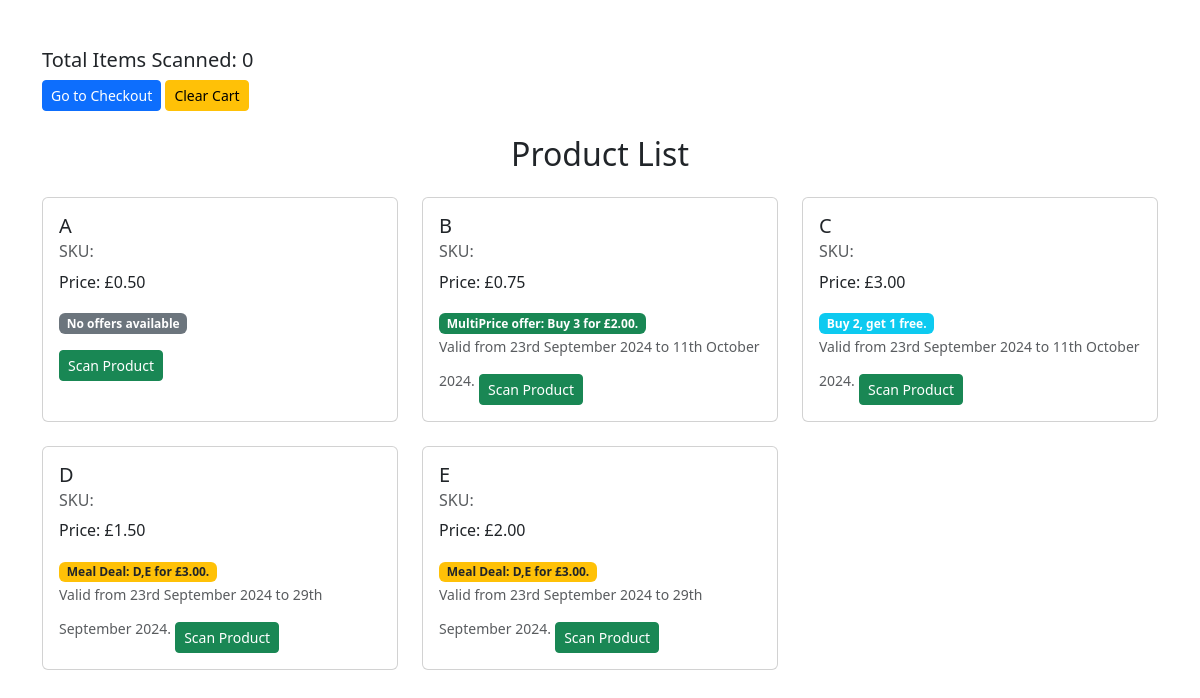
The page / on the database its author committed.
### tables this page shows
CREATE TABLE `promotions` (
  `id` int(11) NOT NULL,
  `product_id` int(11) NOT NULL,
  `promotion_type` varchar(255) DEFAULT NULL,
  `quantity` int(11) DEFAULT NULL,
  `free_quantity` varchar(255) DEFAULT NULL,
  `promo_price` decimal(10,2) DEFAULT NULL,
  `meal_deal_combination` varchar(255) DEFAULT NULL,
  `valid_from` timestamp NULL DEFAULT NULL,
  `valid_until` timestamp NULL DEFAULT NULL
);

CREATE TABLE `products` (
  `id` int(11) NOT NULL,
  `name` varchar(255) DEFAULT NULL,
  `unit_price` decimal(10,2) DEFAULT NULL,
  `sku` varchar(255) DEFAULT NULL
);

### index.php (the view, shortened to what this page needs)
<?php
include 'config.php';
try {
    $sql = "
        SELECT p.id, p.name, p.sku, p.unit_price,
               pm.promotion_type, pm.quantity, pm.free_quantity,
               pm.promo_price, pm.meal_deal_combination,
               pm.valid_from, pm.valid_until
        FROM products p
        LEFT JOIN promotions pm ON p.id = pm.product_id
    ";
    $stmt = $conn->prepare($sql);
    $stmt->execute();
    $productsWithPromotions = $stmt->fetchAll(PDO::FETCH_ASSOC);
} catch (PDOException $e) {
    echo "Error fetching products: " . $e->getMessage();
}
?>
<!DOCTYPE html>
<html lang="en">
<head>
    <link href="https://cdn.jsdelivr.net/npm/bootstrap@5.3.0-alpha1/dist/css/bootstrap.min.css" rel="stylesheet">
</head>
<body>
<div class="container mt-5">
    <div class="d-flex justify-content-between mb-4">
        <div>
        <?php
            $totalItems = isset($_SESSION['cart']) ? count($_SESSION['cart']) : 0;
            ?>
             <h5>Total Items Scanned: <span id="cartCount"><?= $totalItems; ?></span></h5>
            <a href="checkout.php" class="btn btn-sm btn-primary">Go to Checkout</a>
            <button onclick="clearCart()" class="btn btn-sm btn-warning">Clear Cart</button>
        </div>
    </div>
    <h2 class="text-center mb-4">Product List</h2>
    <div class="row">
        <?php
function formatDateListing($date) {
    return date('jS F Y', strtotime($date));
}
        ?>
        <?php foreach ($productsWithPromotions as $product): ?>
            <div class="col-md-4 mb-4">
                <div class="card d-flex flex-column">
                    <div class="card-body">
                        <h5 class="card-title"><?php echo $product['name']; ?></h5>
                        <h6 class="card-subtitle mb-2 text-muted">SKU: <?php $product['sku']; ?></h6>
                        <p>Price: &pound;<?php echo $product['unit_price']; ?></p>
                        <?php
$currentDate = new DateTime();
if ($product['promotion_type'] === 'multiprice') {
    $validUntil = new DateTime($product['valid_until']);
    if ($validUntil < $currentDate) {
        echo '<span class="badge bg-secondary me-2">No offers available</span><br>';
    } else {
        echo '<span class="badge bg-success me-2">';
        echo "MultiPrice offer: Buy " . $product['quantity'] . " for &pound;" . $product['promo_price']. ".";
        echo "</span><br>";
        echo "<small class='text-muted'>Valid from " . formatDateListing($product['valid_from']) . " to " . formatDateListing($product['valid_until']) . ".</small>";
    }
} elseif ($product['promotion_type'] === 'buy_get_free') {
    $validUntil = new DateTime($product['valid_until']);
    if ($validUntil < $currentDate) {
        echo '<span class="badge bg-secondary me-2">No offers available</span><br>';
    } else {
        echo '<span class="badge bg-info me-2">';
        echo "Buy " . $product['quantity'] . ", get " . $product['free_quantity'] . " free.";
        echo "</span><br>";
        echo "<small class='text-muted'>Valid from " . formatDateListing($product['valid_from']) . " to " . formatDateListing($product['valid_until']) . ".</small>";
    }
} elseif ($product['promotion_type'] === 'meal_deal') {
    $validUntil = new DateTime($product['valid_until']);
    if ($validUntil < $currentDate) {
        echo '<span class="badge bg-secondary me-2">No offers available</span><br>';
    } else {
        echo '<span class="badge bg-warning text-dark me-2">';
        echo "Meal Deal: " .$product['meal_deal_combination']. " for &pound;" . $product['promo_price'] . ".";
        echo "</span><br>";
        echo "<small class='text-muted'>Valid from " . formatDateListing($product['valid_from']) . " to " . formatDateListing($product['valid_until']) . ".</small>";
    }
} else {
    echo '<span class="badge bg-secondary me-2">No offers available</span><br>';
}
?>
        <button class="btn btn-sm btn-success mt-3" onclick="scanProduct(<?php echo $product['id']; ?>">Scan Product</button>
                    </div>
                </div>
            </div>
        <?php endforeach; ?>
    </div>
</div>
</body>
</html>

### index.php (style rules this page uses)
.card { height: 100%; }

### rows shown on the page
promotions: product.name "A", product.unit_price "0.50", promotion_type "No offers available"
promotions: product.name "B", product.unit_price "0.75", quantity "3", promo_price "2.00", valid_from "23rd September 2024", valid_until "11th October 2024"
promotions: product.name "C", product.unit_price "3.00", quantity "2", free_quantity "1", valid_from "23rd September 2024", valid_until "11th October 2024"
promotions: product.name "D", product.unit_price "1.50", meal_deal_combination "D,E", promo_price "3.00", valid_from "23rd September 2024", valid_until "29th September 2024"
promotions: product.name "E", product.unit_price "2.00", meal_deal_combination "D,E", promo_price "3.00", valid_from "23rd September 2024", valid_until "29th September 2024"

### other values the page prints
$totalItems "0"
